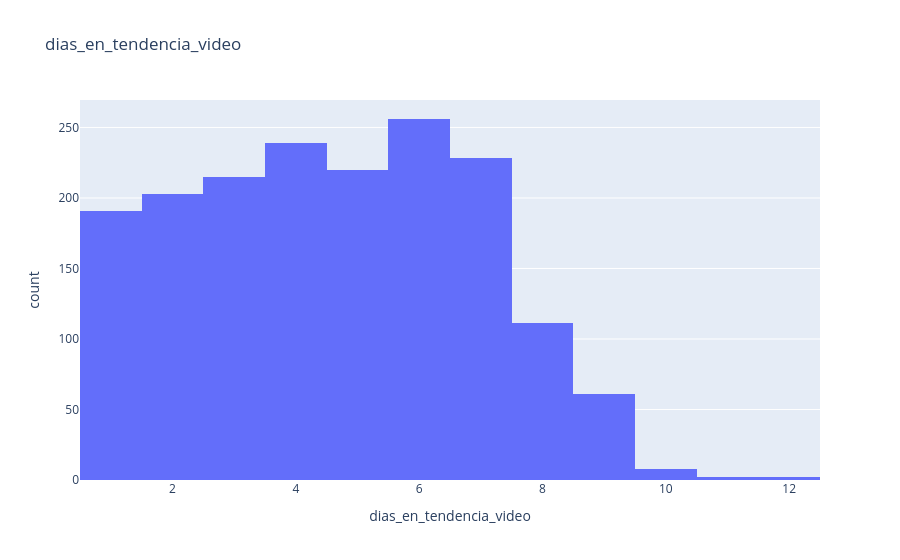
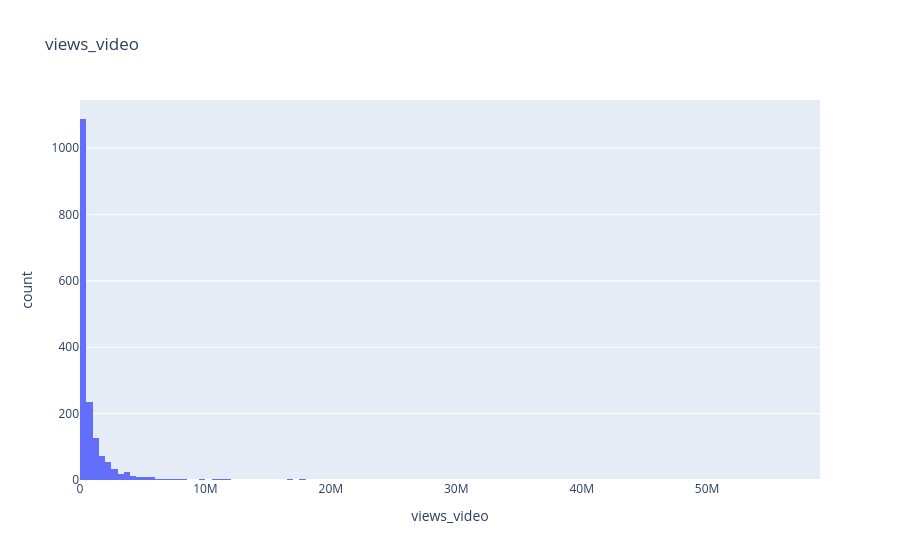
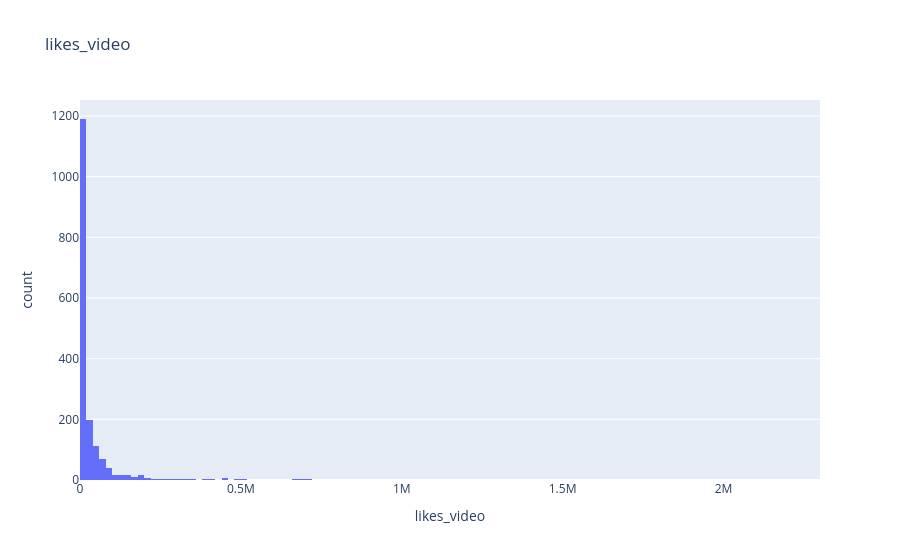
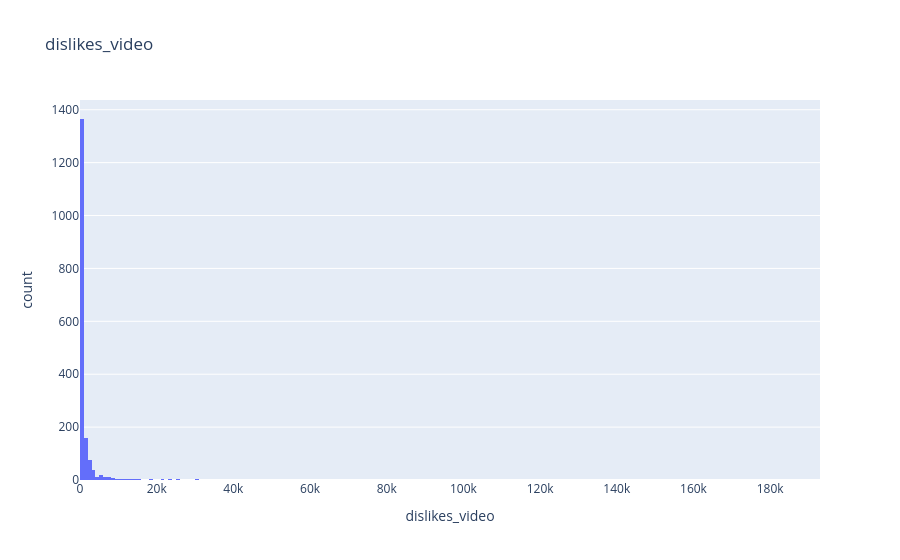

Notebook code cell kept with these figures, in order:
### Markdown cell above
### EDA continuas

### Code cell
for col in ls_cont:
    fig = px.histogram(df.reset_index(), x=col, title=col)
    fig.show()

### Figure 1 — Plotly figure (JSON) as saved in the notebook; plotly's stock layout.template omitted (floating-point values rounded to 4 significant figures; data arrays with more than 128 entries replaced by an {"elided": "..."} marker saying what was removed)
{"data": [{"bingroup": "x", "hovertemplate": "dias_en_tendencia_video=%{x}<br>count=%{y}<extra></extra>", "legendgroup": "", "marker": {"color": "#636efa", "pattern": {"shape": ""}}, "name": "", "orientation": "v", "showlegend": false, "type": "histogram", "x": {"elided": "1736 int values"}, "xaxis": "x", "yaxis": "y"}], "layout": {"barmode": "relative", "legend": {"tracegroupgap": 0}, "title": {"text": "dias_en_tendencia_video"}, "xaxis": {"anchor": "y", "domain": [0, 1], "title": {"text": "dias_en_tendencia_video"}}, "yaxis": {"anchor": "x", "domain": [0, 1], "title": {"text": "count"}}}}

### Figure 2 — Plotly figure (JSON) as saved in the notebook; plotly's stock layout.template omitted (floating-point values rounded to 4 significant figures; data arrays with more than 128 entries replaced by an {"elided": "..."} marker saying what was removed)
{"data": [{"bingroup": "x", "hovertemplate": "views_video=%{x}<br>count=%{y}<extra></extra>", "legendgroup": "", "marker": {"color": "#636efa", "pattern": {"shape": ""}}, "name": "", "orientation": "v", "showlegend": false, "type": "histogram", "x": {"elided": "1736 int values"}, "xaxis": "x", "yaxis": "y"}], "layout": {"barmode": "relative", "legend": {"tracegroupgap": 0}, "title": {"text": "views_video"}, "xaxis": {"anchor": "y", "domain": [0, 1], "title": {"text": "views_video"}}, "yaxis": {"anchor": "x", "domain": [0, 1], "title": {"text": "count"}}}}

### Figure 3 — Plotly figure (JSON) as saved in the notebook; plotly's stock layout.template omitted (floating-point values rounded to 4 significant figures; data arrays with more than 128 entries replaced by an {"elided": "..."} marker saying what was removed)
{"data": [{"bingroup": "x", "hovertemplate": "likes_video=%{x}<br>count=%{y}<extra></extra>", "legendgroup": "", "marker": {"color": "#636efa", "pattern": {"shape": ""}}, "name": "", "orientation": "v", "showlegend": false, "type": "histogram", "x": {"elided": "1736 int values"}, "xaxis": "x", "yaxis": "y"}], "layout": {"barmode": "relative", "legend": {"tracegroupgap": 0}, "title": {"text": "likes_video"}, "xaxis": {"anchor": "y", "domain": [0, 1], "title": {"text": "likes_video"}}, "yaxis": {"anchor": "x", "domain": [0, 1], "title": {"text": "count"}}}}

### Figure 4 — Plotly figure (JSON) as saved in the notebook; plotly's stock layout.template omitted (floating-point values rounded to 4 significant figures; data arrays with more than 128 entries replaced by an {"elided": "..."} marker saying what was removed)
{"data": [{"bingroup": "x", "hovertemplate": "dislikes_video=%{x}<br>count=%{y}<extra></extra>", "legendgroup": "", "marker": {"color": "#636efa", "pattern": {"shape": ""}}, "name": "", "orientation": "v", "showlegend": false, "type": "histogram", "x": {"elided": "1736 int values"}, "xaxis": "x", "yaxis": "y"}], "layout": {"barmode": "relative", "legend": {"tracegroupgap": 0}, "title": {"text": "dislikes_video"}, "xaxis": {"anchor": "y", "domain": [0, 1], "title": {"text": "dislikes_video"}}, "yaxis": {"anchor": "x", "domain": [0, 1], "title": {"text": "count"}}}}
